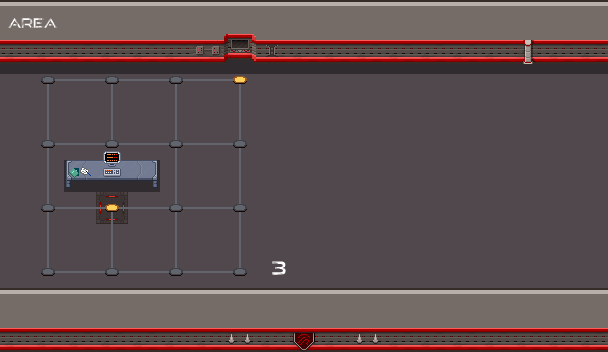

This is a level from a 2D game, rendered from its Tiled map with the project's own tilesets. A one-line summary and the complete map file follow:
An orthogonal 19x11 tile map with 32x32 px tiles, 8 tile layers (floor, sh, wall, p, ...), 4 tilesets.

<map version="1.10" tiledversion="1.10.2" orientation="orthogonal" renderorder="right-down" width="19" height="11" tilewidth="32" tileheight="32" infinite="0" nextlayerid="14" nextobjectid="1">
 <tileset firstgid="1" source="alien_spaceship_tileset2.tsx" />
 <tileset firstgid="241" source="scifi_items.tsx" />
 <tileset firstgid="449" source="scifi_tileset_01.tsx" />
 <tileset firstgid="641" source="scifi_items2.tsx" />
 <layer id="7" name="floor" width="19" height="11">
  <data encoding="csv">
151,151,151,151,151,151,151,151,151,151,151,151,151,151,151,151,151,151,151,
151,151,151,151,151,151,151,151,151,151,151,151,151,151,151,151,151,151,151,
151,151,151,151,151,151,151,151,151,151,151,151,151,151,151,151,151,151,151,
151,151,151,151,151,151,151,151,151,151,151,151,151,151,151,151,151,151,151,
151,151,151,151,151,151,151,151,151,151,151,151,151,151,151,151,151,151,151,
151,151,151,151,151,151,151,151,151,151,151,151,151,151,151,151,151,151,151,
151,151,151,183,151,151,151,151,151,151,151,151,151,151,151,151,151,151,151,
151,151,151,151,151,151,151,151,151,151,151,151,151,151,151,151,151,151,151,
151,151,151,151,151,151,151,151,151,151,151,151,151,151,151,151,151,151,151,
151,151,151,151,151,151,151,151,151,151,151,151,151,151,151,151,151,151,151,
151,151,151,151,151,151,151,151,151,151,151,151,151,151,151,151,151,151,151
</data>
 </layer>
 <layer id="10" name="sh" width="19" height="11" opacity="0.4">
  <data encoding="csv">
0,0,0,0,0,0,0,0,0,0,0,0,0,0,0,0,0,0,0,
0,0,0,0,0,0,0,36,0,0,0,0,0,0,0,0,0,0,0,
22,22,22,22,22,22,22,22,22,22,22,22,22,22,22,22,22,22,22,
0,0,0,0,0,0,0,0,0,0,0,0,0,0,0,0,0,0,0,
0,0,0,0,0,0,0,0,0,0,0,0,0,0,0,0,0,0,0,
0,0,36,36,36,0,0,0,0,0,0,0,0,0,0,0,0,0,0,
0,0,0,0,0,0,0,0,0,0,0,0,0,0,0,0,0,0,0,
0,0,0,0,0,0,0,0,0,0,0,0,0,0,0,0,0,0,0,
0,0,0,0,0,0,0,0,0,0,0,0,0,0,0,0,0,0,0,
0,0,0,0,0,0,0,0,0,0,0,0,0,0,0,0,0,0,0,
0,0,0,0,0,0,0,0,0,0,0,0,0,0,0,0,0,0,0
</data>
 </layer>
 <layer id="8" name="wall" width="19" height="11">
  <data encoding="csv">
53,53,53,53,53,53,53,53,53,53,53,53,53,53,53,53,53,53,53,
111,111,111,111,111,111,108,113,104,111,111,111,111,111,111,111,105,111,111,
0,0,0,0,0,0,0,0,0,0,0,0,0,0,0,0,0,0,0,
0,0,0,0,0,0,0,0,0,0,0,0,0,0,0,0,0,0,0,
0,0,0,0,0,0,0,0,0,0,0,0,0,0,0,0,0,0,0,
0,0,0,0,0,0,0,0,0,0,0,0,0,0,0,0,0,0,0,
0,0,0,0,0,0,0,0,0,0,0,0,0,0,0,0,0,0,0,
0,0,0,0,0,0,0,0,0,0,0,0,0,0,0,0,0,0,0,
0,0,0,0,0,0,0,0,0,0,0,0,0,0,0,0,0,0,0,
53,53,53,53,53,53,53,53,53,53,53,53,53,53,53,53,53,53,53,
111,111,111,111,111,111,111,103,111,116,111,103,111,111,111,111,111,111,111
</data>
 </layer>
 <layer id="11" name="p" width="19" height="11">
  <data encoding="csv">
599,600,0,0,0,0,0,0,0,0,0,0,0,0,0,0,0,0,0,
0,0,0,0,0,0,0,0,0,0,0,0,0,0,0,0,0,0,0,
0,0,0,0,0,0,0,0,0,0,0,0,0,0,0,0,0,0,0,
0,0,0,0,0,0,0,0,0,0,0,0,0,0,0,0,0,0,0,
0,0,0,0,0,0,0,0,0,0,0,0,0,0,0,0,0,0,0,
0,0,313,314,315,0,0,0,0,0,0,0,0,0,0,0,0,0,0,
0,0,0,0,0,0,0,0,0,0,0,0,0,0,0,0,0,0,0,
0,0,0,0,0,0,0,0,0,0,0,0,0,0,0,0,0,0,0,
0,0,0,0,0,0,0,0,604,0,0,0,0,0,0,0,0,0,0,
0,0,0,0,0,0,0,0,0,0,0,0,0,0,0,0,0,0,0,
0,0,0,0,0,0,0,0,0,0,0,0,0,0,0,0,0,0,0
</data>
 </layer>
 <layer id="9" name="line" width="19" height="11">
  <data encoding="csv">
0,0,0,0,0,0,0,0,0,0,0,0,0,0,0,0,0,0,0,
0,0,0,0,0,0,0,0,0,0,0,0,0,0,0,0,0,0,0,
0,2684354720,2684354739,3221225631,2684354739,3221225631,2684354739,3221225632,0,0,0,0,0,0,0,0,0,0,0,
0,179,0,179,0,179,0,179,0,0,0,0,0,0,0,0,0,0,0,
0,2684354719,2684354739,159,2684354739,169,2684354739,1610612895,0,0,0,0,0,0,0,0,0,0,0,
0,179,0,0,0,179,0,179,0,0,0,0,0,0,0,0,0,0,0,
0,2684354719,2684354739,3221225631,2684354739,169,2684354739,1610612895,0,0,0,0,0,0,0,0,0,0,0,
0,179,0,179,0,179,0,179,0,0,0,0,0,0,0,0,0,0,0,
0,160,2684354739,159,2684354739,159,2684354739,1610612896,0,0,0,0,0,0,0,0,0,0,0,
0,0,0,0,0,0,0,0,0,0,0,0,0,0,0,0,0,0,0,
0,0,0,0,0,0,0,0,0,0,0,0,0,0,0,0,0,0,0
</data>
 </layer>
 <layer id="6" name="point" width="19" height="11">
  <data encoding="csv">
0,0,0,0,0,0,0,0,0,0,0,0,0,0,0,0,0,0,0,
0,0,0,0,0,0,0,0,0,0,0,0,0,0,0,0,0,0,0,
0,168,0,168,0,168,0,158,0,0,0,0,0,0,0,0,0,0,0,
0,0,0,0,0,0,0,0,0,0,0,0,0,0,0,0,0,0,0,
0,168,0,168,0,168,0,168,0,0,0,0,0,0,0,0,0,0,0,
0,0,0,0,0,0,0,0,0,0,0,0,0,0,0,0,0,0,0,
0,168,0,158,0,168,0,168,0,0,0,0,0,0,0,0,0,0,0,
0,0,0,0,0,0,0,0,0,0,0,0,0,0,0,0,0,0,0,
0,168,0,168,0,168,0,168,0,0,0,0,0,0,0,0,0,0,0,
0,0,0,0,0,0,0,0,0,0,0,0,0,0,0,0,0,0,0,
0,0,0,0,0,0,0,0,0,0,0,0,0,0,0,0,0,0,0
</data>
 </layer>
 <layer id="13" name="Tile Layer 8" width="19" height="11">
  <data encoding="csv">
0,0,0,0,0,0,0,0,0,0,0,0,0,0,0,0,0,0,0,
0,0,0,0,0,0,0,0,0,0,0,0,0,0,0,0,0,0,0,
0,0,0,0,0,0,0,0,0,0,0,0,0,0,0,0,0,0,0,
0,0,0,0,0,0,0,0,0,0,0,0,0,0,0,0,0,0,0,
0,0,0,0,0,0,0,0,0,0,0,0,0,0,0,0,0,0,0,
0,0,288,292,0,0,0,0,0,0,0,0,0,0,0,0,0,0,0,
0,0,0,0,0,0,0,0,0,0,0,0,0,0,0,0,0,0,0,
0,0,0,0,0,0,0,0,0,0,0,0,0,0,0,0,0,0,0,
0,0,0,0,0,0,0,0,0,0,0,0,0,0,0,0,0,0,0,
0,0,0,0,0,0,0,0,0,0,0,0,0,0,0,0,0,0,0,
0,0,0,0,0,0,0,0,0,0,0,0,0,0,0,0,0,0,0
</data>
 </layer>
 <layer id="12" name="Tile Layer 7" width="19" height="11" offsetx="0.25" offsety="-25">
  <data encoding="csv">
0,0,0,0,0,0,0,0,0,0,0,0,0,0,0,0,0,0,0,
0,0,0,0,0,0,0,0,0,0,0,0,0,0,0,0,0,0,0,
0,0,0,0,0,0,0,0,0,0,0,0,0,0,0,0,0,0,0,
0,0,0,0,0,0,0,0,0,0,0,0,0,0,0,0,0,0,0,
0,0,0,0,0,0,0,0,0,0,0,0,0,0,0,0,0,0,0,
0,0,0,662,0,0,0,0,0,0,0,0,0,0,0,0,0,0,0,
0,0,0,0,0,0,0,0,0,0,0,0,0,0,0,0,0,0,0,
0,0,0,0,0,0,0,0,0,0,0,0,0,0,0,0,0,0,0,
0,0,0,0,0,0,0,0,0,0,0,0,0,0,0,0,0,0,0,
0,0,0,0,0,0,0,0,0,0,0,0,0,0,0,0,0,0,0,
0,0,0,0,0,0,0,0,0,0,0,0,0,0,0,0,0,0,0
</data>
 </layer>
</map>
